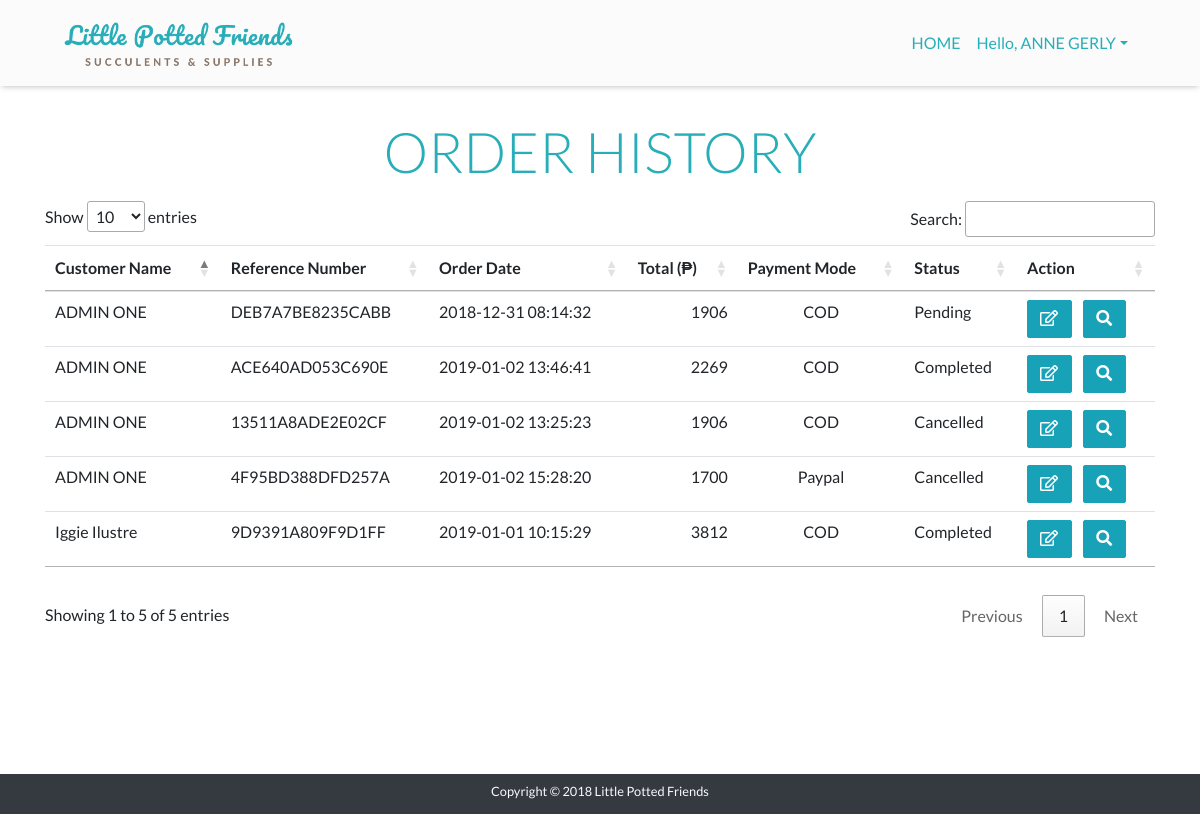
The page /app/views/orderHistory.php (signed in) on the database its author committed.
### tables this page shows
CREATE TABLE `tbl_orders` (
  `id` int(11) NOT NULL,
  `transaction_code` varchar(255) NOT NULL,
  `purchase_date` timestamp NOT NULL DEFAULT CURRENT_TIMESTAMP,
  `user_id` int(11) DEFAULT NULL,
  `status_id` int(11) DEFAULT NULL,
  `payment_mode_id` int(11) DEFAULT NULL,
  `total` int(11) NOT NULL
);

CREATE TABLE `tbl_users` (
  `id` int(11) NOT NULL,
  `firstname` varchar(150) NOT NULL,
  `lastname` varchar(150) NOT NULL,
  `email` varchar(150) NOT NULL,
  `password` varchar(150) NOT NULL,
  `mobile` varchar(11) NOT NULL,
  `address` varchar(255) NOT NULL,
  `status` varchar(8) NOT NULL DEFAULT 'Active',
  `access` varchar(5) NOT NULL DEFAULT 'NONE'
);

CREATE TABLE `tbl_payment_modes` (
  `id` int(11) NOT NULL,
  `name` varchar(255) NOT NULL
);

CREATE TABLE `tbl_status` (
  `id` int(11) NOT NULL,
  `name` varchar(255) NOT NULL
);

### app/views/orderHistory.php (the view, shortened to what this page needs)
<?php require_once '../partials/header.php'; ?>
<?php
	require_once '../controllers/connect.php';
    $sql = "SELECT o.id, o.transaction_code, o.purchase_date, o.total, p.name AS paymentMode, o.status_id AS statusId, s.name AS statusName, u.firstname, u.lastname
            FROM tbl_orders AS o
            INNER JOIN tbl_users AS u
                ON o.user_id = u.id
            INNER JOIN tbl_status AS s
                ON o.status_id = s.id
            INNER JOIN tbl_payment_modes as p
                ON o.payment_mode_id = p.id
            ";
    $result = mysqli_query($conn, $sql);
?>
<div class="container">
  <div class="row">
    <div class="col-lg-12 table-responsive">
        <div class="text-center"><h2 id="orderHistoryAlertMsg"></h2></div>
    		<h4 class="text-center p-2 mb-2 display-4">ORDER HISTORY</h4>
    			<table  id="tableOrderHistory" class="table table-hover mb-4">
                    <thead>
                        <tr>
                            <th>Customer Name</th>
                            <th>Reference Number</th>
                            <th>Order Date</th>
                            <th>Total (&#8369;)</th>
                            <th>Payment Mode</th>
                            <th>Status</th>
                            <th>Action</th>
                        </tr>
                    </thead>
                    <tbody>
                    <?php
                        if (mysqli_num_rows($result) > 0) {
                            while($row = mysqli_fetch_assoc($result)){ ?>
                        <tr>
                            <td><?= $row['firstname']." ".$row['lastname'] ?></td>
                            <td><?= $row['transaction_code'] ?></td>
                            <td><?= $row['purchase_date'] ?></td>
                            <td class="text-right"><?= $row['total']; ?></td>
                            <td class="text-center"><?= $row['paymentMode'] ?></td>
                            <td id="showNewStatus<?= $row['id'] ?>"><?= $row['statusName'] ?></td>
                            <td>
                               <span title="Update Status"><button id="btnUpdateStatus<?= $row['id'] ?>" type="button" class="btn btn-info mr-2" data-toggle="modal" data-target="#updateStatusModal" onclick="updateStatus('<?= $row['id'] ?>','<?= $row['transaction_code'] ?>', '<?= $row['statusId'] ?>')"><i class="far fa-edit"></i></button></span>
                                <span title="View Order Details"><button type="button" class="btn btn-info" data-toggle="modal" data-target="#viewOrderModal" onclick="viewOrder('<?= $row['id'] ?>','<?= $row['transaction_code'] ?>')"><i class="fas fa-search"></i></button></span>
                            </td>
                        </tr>
                    <?php } } ?>
                    </tbody>
                </table>
    </div>
  </div>
</div>
<?php require '../partials/footer.php'; ?>

### app/assets/css/style.css (style rules this page uses)
* { box-sizing: border-box; margin: 0; padding: 0; font-family: 'Lato', sans-serif; }
.container { min-height: 80vh; }
h1, h2, h3 { font-family: 'Pacifico', cursive; padding-top: 20px; padding-bottom: 12px; color: #28aeb9; }
h4 { font-family: 'Lato', sans-serif; color: #28aeb9; font-weight: 600; }
.btn { border-radius: 2px; color: #fff; font-family: 'Yanone Kaffeesatz', sans-serif; font-weight: 500; font-size: 1rem; letter-spacing: 1.2px; }
#profileAlertMsg, #editUserAlertMsg, #orderHistoryAlertMsg, #manageProductsAlertMsg { position: fixed; top: 20%; left: 50%; z-index: 999999; transform: translateX(-50%); border-radius: 2px; }

### rows shown on the page
tbl_orders: user.firstname "ADMIN", user.lastname "ONE", transaction_code "DEB7A7BE8235CABB", purchase_date "2018-12-31 08:14:32", total "1906", payment_mode.name "COD", status.name "Pending"
tbl_orders: user.firstname "Iggie", user.lastname "Ilustre", transaction_code "9D9391A809F9D1FF", purchase_date "2019-01-01 10:15:29", total "3812", payment_mode.name "COD", status.name "Completed"
tbl_orders: user.firstname "ADMIN", user.lastname "ONE", transaction_code "ACE640AD053C690E", purchase_date "2019-01-02 13:46:41", total "2269", payment_mode.name "COD", status.name "Completed"
tbl_orders: user.firstname "ADMIN", user.lastname "ONE", transaction_code "13511A8ADE2E02CF", purchase_date "2019-01-02 13:25:23", total "1906", payment_mode.name "COD", status.name "Cancelled"
tbl_orders: user.firstname "ADMIN", user.lastname "ONE", transaction_code "4F95BD388DFD257A", purchase_date "2019-01-02 15:28:20", total "1700", payment_mode.name "Paypal", status.name "Cancelled"

### other values the page prints
$_SESSION['firstname'] "ANNE GERLY"
